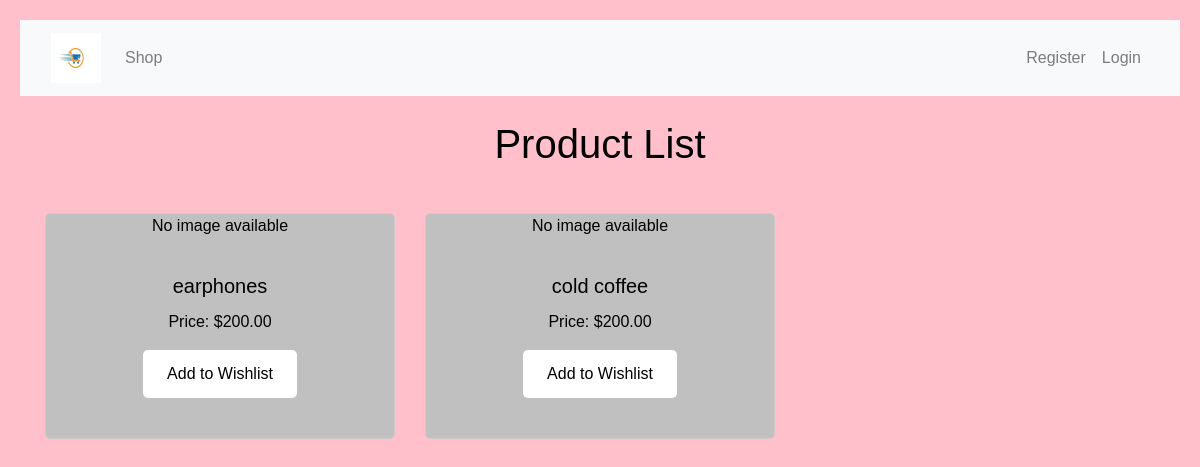
/user_home/, run on an earlier commit of the app's database.
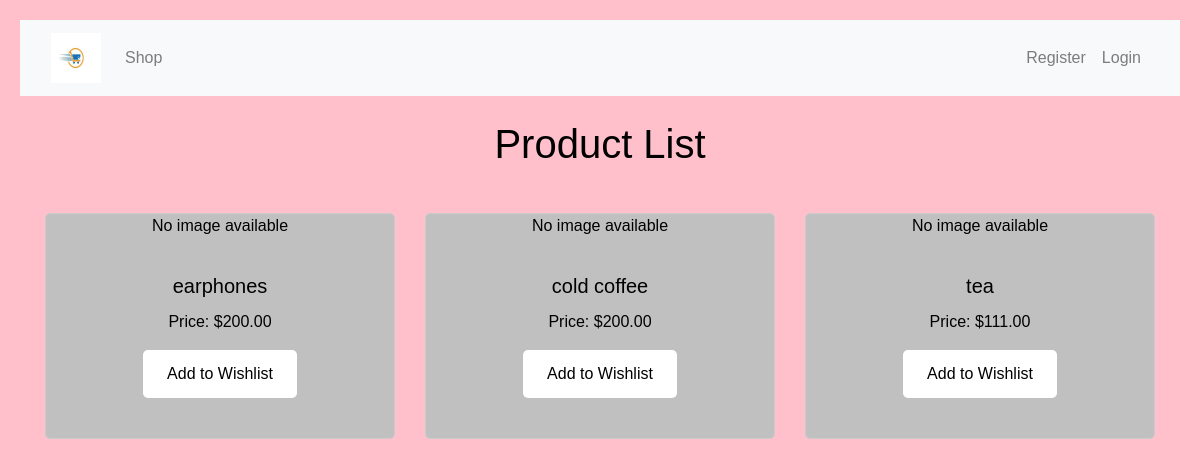
And on a later commit of the database.
### project1app/models.py (models this page shows, shortened)
class Product(models.Model):
    name = models.CharField(max_length=100)
    description = models.TextField()
    price = models.DecimalField(max_digits=10, decimal_places=2)
    image = models.ImageField(upload_to='product_images/', blank=True, null=True)
    created_at = models.DateTimeField(default=timezone.now)
    dealer = models.ForeignKey(User, on_delete=models.CASCADE, null=True, blank=True)
    category = models.ForeignKey(Category, on_delete=models.CASCADE, null=True, blank=True)

### project1app/views.py (the view)
# urls.py: path('user_home/', views.user_home, name='user_home'),
def user_home(request):
    products = Product.objects.all()
    return render(request, 'user_home.html',{'products':products})

### project1app/templates/user_home.html (shortened to what this page needs)
{% extends 'basic.html' %}
{% block content %}
    <h1>Product List</h1>
    <div class="row mb-4">
        <div class="col-md-6">
            {% load static %}
            <link rel="stylesheet" href="https://cdnjs.cloudflare.com/ajax/libs/font-awesome/5.15.4/css/all.min.css">
        </div>
    </div>
    <div class="row">
        {% for product in products %}
            <div class="col-md-4 mb-4">
                <div class="card h-100">
                    {% if product.image %}
                        <img src="{{ product.image.url }}" alt="{{ product.name }} Image" class="card-img-top">
                    {% else %}
                        <p>No image available</p>
                    {% endif %}
                    <div class="card-body">
                        <h5 class="card-title">{{ product.name }}</h5>
                        <p class="card-text">Price: ${{ product.price }}</p>
                        <form method="post" action="{% url 'addwishlist' product.id %}">
                            <button type="submit" class="btn btn-success">Add to Wishlist</button>
                        </form>
                    </div>
                </div>
            </div>
        {% empty %}
            <div class="col-md-12">
                <p>No products found.</p>
            </div>
        {% endfor %}
    </div>
{% endblock %}

What changed in the data, as far as the page shows it:
added Product: image "No image available", name "tea", price "111.00"
